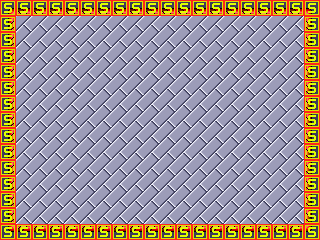

This is a level from a 2D game, rendered from its Tiled map with the project's own tilesets. A one-line summary and the complete map file follow:
An orthogonal 20x15 tile map with 16x16 px tiles, 2 tile layers (Ground, col), 2 tilesets.

<map version="1.0" tiledversion="1.1.6" orientation="orthogonal" renderorder="right-down" width="20" height="15" tilewidth="16" tileheight="16" infinite="0" nextobjectid="37">
 <tileset firstgid="1" name="atiles" tilewidth="16" tileheight="16" tilecount="24" columns="4">
  <image source="atiles.bmp" width="64" height="96" />
 </tileset>
 <tileset firstgid="25" name="Collision_Tiles" tilewidth="16" tileheight="16" tilecount="12" columns="12">
  <image source="Collision_Tiles.png" width="192" height="16" />
 </tileset>
 <layer name="Ground" width="20" height="15">
  <data encoding="csv">
19,14,14,14,14,14,14,14,14,14,14,14,14,14,14,14,14,14,14,20,
13,2,2,2,2,2,2,2,2,2,2,2,2,2,2,2,2,2,2,15,
13,2,2,2,2,2,2,2,2,2,2,2,2,2,2,2,2,2,2,15,
13,2,2,2,2,2,2,2,2,2,2,2,2,2,2,2,2,2,2,15,
13,2,2,2,2,2,2,2,2,2,2,2,2,2,2,2,2,2,2,15,
13,2,2,2,2,2,2,2,2,2,2,2,2,2,2,2,2,2,2,15,
13,2,2,2,2,2,2,2,2,2,2,2,2,2,2,2,2,2,2,15,
13,2,2,2,2,2,2,2,2,2,2,2,2,2,2,2,2,2,2,15,
13,2,2,2,2,2,2,2,2,2,2,2,2,2,2,2,2,2,2,15,
13,2,2,2,2,2,2,2,2,2,2,2,2,2,2,2,2,2,2,15,
13,2,2,2,2,2,2,2,2,2,2,2,2,2,2,2,2,2,2,15,
13,2,2,2,2,2,2,2,2,2,2,2,2,2,2,2,2,2,2,15,
13,2,2,2,2,2,2,2,2,2,2,2,2,2,2,2,2,2,2,15,
13,2,2,2,2,2,2,2,2,2,2,2,2,2,2,2,2,2,2,15,
17,16,16,16,16,16,16,16,16,16,16,16,16,16,16,16,16,16,16,18
</data>
 </layer>
 <layer name="col" width="20" height="15">
  <data encoding="csv">
26,26,26,26,26,26,26,26,26,26,26,26,26,26,26,26,26,26,26,26,
26,0,0,0,0,0,0,0,0,0,0,0,0,0,0,0,0,0,0,26,
26,0,0,0,0,0,0,0,0,0,0,0,0,0,0,0,0,0,0,26,
26,0,0,0,0,0,0,0,0,0,0,0,0,0,0,0,0,0,0,26,
26,0,0,0,0,0,0,0,0,0,0,0,0,0,0,0,0,0,0,26,
26,0,0,0,0,0,0,0,0,0,0,0,0,0,0,0,0,0,0,26,
26,0,0,0,0,0,0,0,0,0,0,0,0,0,0,0,0,0,0,26,
26,0,0,0,0,0,0,0,0,0,0,0,0,0,0,0,0,0,0,26,
26,0,0,0,0,0,0,0,0,0,0,0,0,0,0,0,0,0,0,26,
26,0,0,0,0,0,0,0,0,0,0,0,0,0,0,0,0,0,0,26,
26,0,0,0,0,0,0,0,0,0,0,0,0,0,0,0,0,0,0,26,
26,0,0,0,0,0,0,0,0,0,0,0,0,0,0,0,0,0,0,26,
26,0,0,0,0,0,0,0,0,0,0,0,0,0,0,0,0,0,0,26,
26,0,0,0,0,0,0,0,0,0,0,0,0,0,0,0,0,0,0,26,
26,26,26,26,26,26,26,26,26,26,26,26,26,26,26,26,26,26,26,26
</data>
 </layer>
</map>
